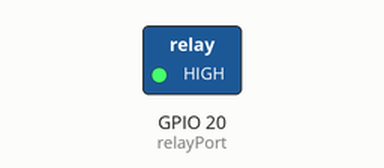
Simulated run of this program. Board: Raspberry Pi (BCM pin numbers). On the bench: switched loads named in the program (green lamp = pin HIGH). At 5.0 s the program stops and its outputs stay as they are.

Above: at 0.1 s.
At 5.1 s:
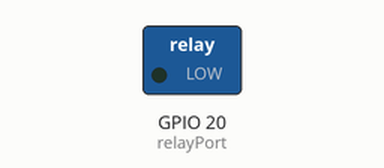
Timing chart, 0 to 6.5 s (numbered marks = the images above):
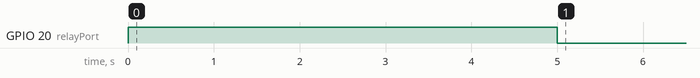

Measured:
- by itself, GPIO 20 (relayPort): LOW → HIGH at 0.00 s, → LOW 5.0 s later

The program:

04_Run.py
```python
#RESOLUCION 04 - Relay
import time
import sys
import RPi.GPIO as GPIO
GPIO.setmode(GPIO.BCM)

relayPort = 20

def Main():
    try:
		GPIO.setup(relayPort, GPIO.OUT)
		GPIO.output(relayPort, GPIO.HIGH)
		time.sleep(5)
		GPIO.output(relayPort, GPIO.LOW)
    except (KeyboardInterrupt, SystemExit):
        raise
    finally:
        GPIO.cleanup()

Main()
```
